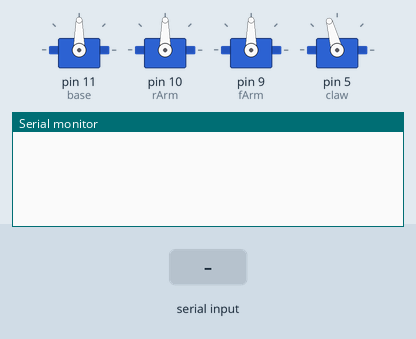
The sketch below on a simulated Arduino Uno, built with avr-gcc and run on an emulated ATmega328P. Parts: 4 × servo, the last lines printed to the serial monitor. The test bench sets the inputs (shaded band).

Above: at 2.0 s.
2.1 s: "8" received over Serial
At 3.2 s:
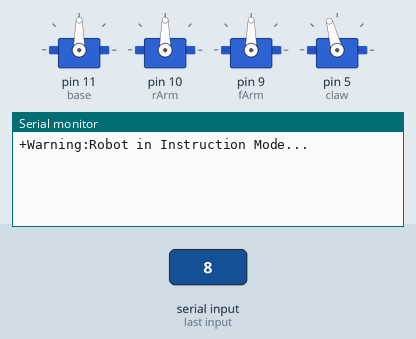
3.6 s: byte 114 ('r') received over Serial
At 5.7 s:
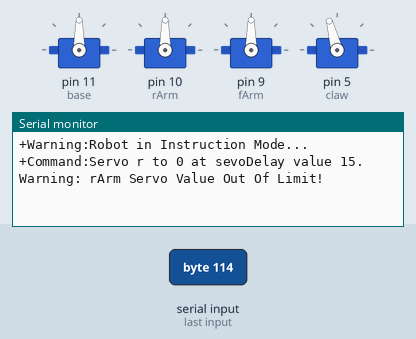
6.1 s: byte 99 ('c') received over Serial
At 8.2 s:
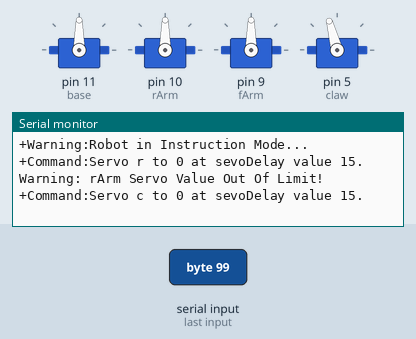
8.6 s: byte 109 ('m') received over Serial
At 9.3 s:
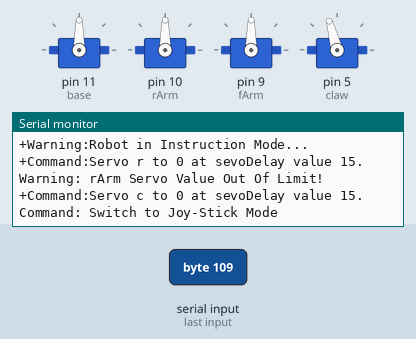
10.1 s: byte 105 ('i') received over Serial
At 10.2 s:
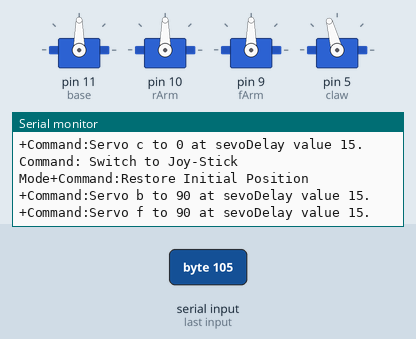
11.6 s: byte 111 ('o') received over Serial
At 12.5 s:
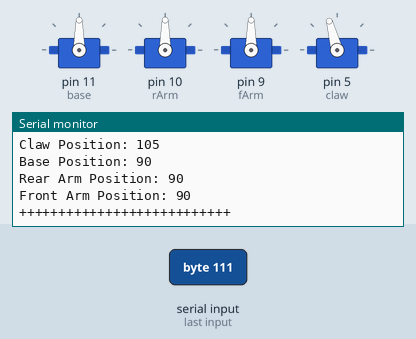

Measured:
- after the input at 2.1 s, the serial monitor: prints a new line at once (image 1)
- after the input at 3.6 s, the serial monitor: prints a new line after 1.0 s (image 2)
- after the input at 6.1 s, the serial monitor: prints a new line after 1.0 s (image 3)
- after the input at 8.6 s, the serial monitor: prints a new line after 0.10 s (image 4)
- after the input at 10.1 s, the serial monitor: prints a new line at once (image 5)
- after the input at 11.6 s, the serial monitor: prints a new line at once (image 6)

The sketch:

robotCmd.ino
```cpp
#include<Servo.h>
Servo base,fArm,rArm,claw;
int basepos=90;
int fArmpos=90;
int rArmpos=90;
int clawpos=105;
const int basemin=0;
const int basemax=180;
const int fArmmax=90;
const int fArmmin=30;
const int rArmmax=160;
const int rArmmin=20;
const int clawmax=105;
const int clawmin=0;
int frompos;
int topos;
int DSD=15;//舵机运行速度
bool mode=1;//mode=1:指令模式；mode=0:手柄模式
int moveStep = 3;//每次按键舵机移动量


void setup() {
  Serial.begin(9600);
 base.attach(11);
 delay(200);
 rArm.attach(10);
 delay(200);
 fArm.attach(9);
 delay(200);
claw.attach(5);
 delay(200);
 base.write(90);
 delay(10);
 fArm.write(90);
 delay(10);
rArm.write(90);
 delay(10);
claw.write(105);
 delay(10);
 }
void servoCmd(char servoName,int topos,int servoDelay);
void reportStatus();


void loop() {
if(Serial.available()>0){
  char serialCmd = Serial.read();
  if(mode==1)armDataCmd(serialCmd);//指令模式
  else armJoyCmd(serialCmd);//手柄模式
 }

}
void armDataCmd(char serialCmd){
  if(serialCmd=='w'||serialCmd=='a'||serialCmd=='s'||serialCmd=='d'||serialCmd=='8'||serialCmd=='5'||serialCmd=='4'||serialCmd=='6'){
    Serial.println("+Warning:Robot in Instruction Mode...");
    delay(100);
    while(Serial.available()>0)char wrongCommand=Serial.read();
    return;
  }
  if(serialCmd=='b'||serialCmd=='f'||serialCmd=='r'||serialCmd=='c'){
    int servoData=Serial.parseInt();
    servoCmd(serialCmd,servoData,DSD);}
    else{
      switch(serialCmd){
        case 'm':
        Serial.print("Command: Switch to Joy-Stick Mode");
        mode=0;
        break;
        case 'o':reportStatus();
        break;
        case 'i':
        armIniPos();
        break;
        default:
        Serial.println("Unkown Command");

      }
    }}
void servoCmd(char servoName,int topos,int servoDelay){
  Servo servo2go;
  Serial.println("");
  Serial.print("+Command:Servo ");
  Serial.print(servoName);
  Serial.print(" to ");
  Serial.print(topos);
  Serial.print(" at sevoDelay value ");
  Serial.print(servoDelay);
  Serial.print(".");
  Serial.println("");

  int frompos;
  switch(servoName){
    case 'b':
    if(topos<=basemax&&topos>=basemin){
      servo2go=base;
      frompos=base.read();
      break;
    }
    else{
      Serial.println("Warning: Base Servo Value Out Of Limit!");
      return;}

      case 'f':
    if(topos<=fArmmax&&topos>=fArmmin){
      servo2go=fArm;
      frompos=fArm.read();
      break;
    }
    else{
      Serial.println("Warning: fArm Servo Value Out Of Limit!");
      return;}

      case 'r':
    if(topos<=rArmmax&&topos>=rArmmin){
      servo2go=rArm;
      frompos=rArm.read();
      break;
    }
    else{
      Serial.println("Warning: rArm Servo Value Out Of Limit!");
      return;}

      case 'c':
    if(topos<=clawmax&&topos>=clawmin){
      servo2go=claw;
      frompos=claw.read();
      break;
    }
    else{
      Serial.println("Warning: Claw Servo Value Out Of Limit!");
      return;}
    }
    if(frompos<=topos){
      for(int i=frompos;i<=topos;i++){
        servo2go.write(i);
        delay(servoDelay);
      }}
    else{for(int i=frompos;i>=topos;i--)
    {
      servo2go.write(i);
      delay(servoDelay);
    }
        }
    }
void reportStatus(){
  Serial.println("");
  Serial.println("");
  Serial.println("+ Robot-Arm Status Report +");
  Serial.print("Claw Position: ");Serial.println(claw.read());
  Serial.print("Base Position: ");Serial.println(base.read());
  Serial.print("Rear Arm Position: ");Serial.println(rArm.read());
  Serial.print("Front Arm Position: ");Serial.println(fArm.read());
  Serial.println("+++++++++++++++++++++++++++");
  Serial.println("");

}
void armIniPos(){
  Serial.println("+Command:Restore Initial Position");
  int robotIniPosArray[4][3]={
    {'b',90,DSD},
    {'f',90,DSD},
    {'r',90,DSD},
    {'c',105,DSD}
  };
  for(int i=0;i<4;i++)servoCmd(robotIniPosArray[i][0],robotIniPosArray[i][1],robotIniPosArray[i][2]);
}
void armJoyCmd(char serialCmd){
  if(serialCmd=='m'){
    Serial.println("+Command: Switch to Instruction Mode");
    mode=1;
    return;}
    else if(serialCmd=='b'||serialCmd=='c'||serialCmd=='f'||serialCmd=='r'){
    Serial.println("+Warning: Robot in Joy-Stick Mode");
    while(Serial.available()>0)int wrongData=Serial.read();
    return;}
    else if(serialCmd=='i'){armIniPos();
    return;}
    else if(serialCmd=='o'){reportStatus();
    return;}
  int baseJoyPos;
  int rArmJoyPos;
  int fArmJoyPos;
  int clawJoyPos;
  switch(serialCmd){
    case 'a'://base向右
    Serial.println("Received Command: Base Turn Left");
    baseJoyPos = base.read()-moveStep;
    servoCmd('b',baseJoyPos,DSD);
    break;
    case 'd'://base向左
    Serial.println("Received Command: Base Turn Right");
    baseJoyPos = base.read()+moveStep;
    servoCmd('b',baseJoyPos,DSD);
    break;
    case 's'://rear Arm向前
    Serial.println("Received Command: Rear Arm Forward ");
    rArmJoyPos = rArm.read()-moveStep;
    servoCmd('r',rArmJoyPos,DSD);
    break;
    case 'w'://rear Arm向前
    Serial.println("Received Command: Rear Arm Backward");
    rArmJoyPos = rArm.read()+moveStep;
    servoCmd('r',rArmJoyPos,DSD);
    break;
    case '8'://front Arm向上
    Serial.println("Received Command: Front Arm Up");
    fArmJoyPos = fArm.read()+moveStep;
    servoCmd('f',fArmJoyPos,DSD);
    break;
     case '5'://front Arm向下
    Serial.println("Received Command: Front Arm Down");
    fArmJoyPos = fArm.read()-moveStep;
    servoCmd('f',fArmJoyPos,DSD);
    break;
    case '4'://claw关闭
    Serial.println("Received Command: Claw Close");
    clawJoyPos = claw.read()+moveStep;
    servoCmd('c',clawJoyPos,DSD);
    break;
    case '6'://claw打开
    Serial.println("Received Command: Claw Open");
    clawJoyPos = claw.read()-moveStep;
    servoCmd('c',clawJoyPos,DSD);
    break;


  }


}
```
